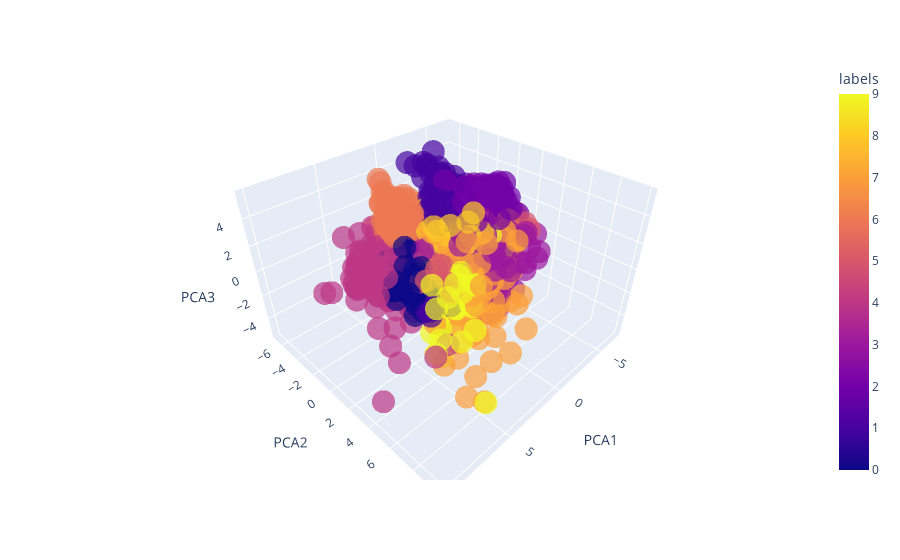

The notebook cell this image was saved under:
### Code cell
import plotly.express as px
fig = px.scatter_3d(df, x='PCA1', y='PCA2', z='PCA3',
              color='labels', size_max=18,
              opacity=0.7)
fig.show()

### Figure 1 — Plotly figure (JSON) as saved in the notebook; plotly's stock layout.template omitted (floating-point values rounded to 4 significant figures; data arrays with more than 128 entries replaced by an {"elided": "..."} marker saying what was removed)
{"data": [{"hovertemplate": "PCA1=%{x}<br>PCA2=%{y}<br>PCA3=%{z}<br>labels=%{marker.color}<extra></extra>", "legendgroup": "", "marker": {"color": {"elided": "1797 int values"}, "coloraxis": "coloraxis", "opacity": 0.7, "symbol": "circle"}, "mode": "markers", "name": "", "scene": "scene", "showlegend": false, "type": "scatter3d", "x": {"elided": "1797 float values"}, "y": {"elided": "1797 float values"}, "z": {"elided": "1797 float values"}}], "layout": {"coloraxis": {"colorbar": {"title": {"text": "labels"}}, "colorscale": [[0, "#0d0887"], [0.1111, "#46039f"], [0.2222, "#7201a8"], [0.3333, "#9c179e"], [0.4444, "#bd3786"], [0.5556, "#d8576b"], [0.6667, "#ed7953"], [0.7778, "#fb9f3a"], [0.8889, "#fdca26"], [1, "#f0f921"]]}, "legend": {"tracegroupgap": 0}, "margin": {"t": 60}, "scene": {"domain": {"x": [0, 1], "y": [0, 1]}, "xaxis": {"title": {"text": "PCA1"}}, "yaxis": {"title": {"text": "PCA2"}}, "zaxis": {"title": {"text": "PCA3"}}}}}
